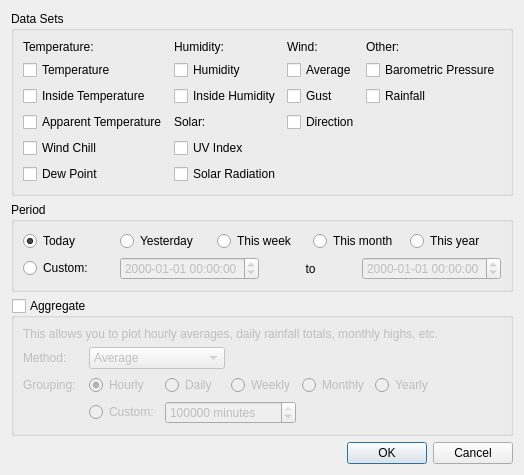
<?xml version="1.0" encoding="UTF-8"?>
<ui version="4.0">
 <class>ChartOptionsDialog</class>
 <widget class="QDialog" name="ChartOptionsDialog">
  <property name="geometry">
   <rect>
    <x>0</x>
    <y>0</y>
    <width>469</width>
    <height>419</height>
   </rect>
  </property>
  <property name="windowTitle">
   <string>New Chart...</string>
  </property>
  <property name="windowIcon">
   <iconset resource="../resources.qrc">
    <normaloff>:/icons/chart-edit</normaloff>:/icons/chart-edit</iconset>
  </property>
  <layout class="QGridLayout" name="gridLayout_4">
   <item row="0" column="0" colspan="2">
    <widget class="QGroupBox" name="groupBox_2">
     <property name="title">
      <string>Data Sets</string>
     </property>
     <layout class="QGridLayout" name="gridLayout_2">
      <item row="2" column="2">
       <widget class="QCheckBox" name="cbGustWindSpeed">
        <property name="text">
         <string>Gust</string>
        </property>
       </widget>
      </item>
      <item row="1" column="3">
       <widget class="QCheckBox" name="cbPressure">
        <property name="enabled">
         <bool>true</bool>
        </property>
        <property name="text">
         <string>Barometric Pressure</string>
        </property>
        <property name="checked">
         <bool>false</bool>
        </property>
       </widget>
      </item>
      <item row="0" column="1">
       <widget class="QLabel" name="label_3">
        <property name="text">
         <string>Humidity:</string>
        </property>
       </widget>
      </item>
      <item row="1" column="0">
       <widget class="QCheckBox" name="cbTemperature">
        <property name="text">
         <string>Temperature</string>
        </property>
        <property name="checked">
         <bool>false</bool>
        </property>
       </widget>
      </item>
      <item row="1" column="2">
       <widget class="QCheckBox" name="cbAverageWindSpeed">
        <property name="text">
         <string>Average</string>
        </property>
       </widget>
      </item>
      <item row="0" column="2">
       <widget class="QLabel" name="label_5">
        <property name="text">
         <string>Wind:</string>
        </property>
       </widget>
      </item>
      <item row="3" column="2">
       <widget class="QCheckBox" name="cbWindDirection">
        <property name="text">
         <string>Direction</string>
        </property>
       </widget>
      </item>
      <item row="5" column="0">
       <widget class="QCheckBox" name="cbDewPoint">
        <property name="text">
         <string>Dew Point</string>
        </property>
       </widget>
      </item>
      <item row="0" column="3">
       <widget class="QLabel" name="label_4">
        <property name="text">
         <string>Other:</string>
        </property>
       </widget>
      </item>
      <item row="2" column="0">
       <widget class="QCheckBox" name="cbIndoorTemperature">
        <property name="text">
         <string>Inside Temperature</string>
        </property>
       </widget>
      </item>
      <item row="1" column="1">
       <widget class="QCheckBox" name="cbHumidity">
        <property name="enabled">
         <bool>true</bool>
        </property>
        <property name="text">
         <string>Humidity</string>
        </property>
        <property name="checked">
         <bool>false</bool>
        </property>
       </widget>
      </item>
      <item row="4" column="0">
       <widget class="QCheckBox" name="cbWindChill">
        <property name="text">
         <string>Wind Chill</string>
        </property>
       </widget>
      </item>
      <item row="2" column="1">
       <widget class="QCheckBox" name="cbIndoorHumidity">
        <property name="enabled">
         <bool>true</bool>
        </property>
        <property name="text">
         <string>Inside Humidity</string>
        </property>
       </widget>
      </item>
      <item row="3" column="0">
       <widget class="QCheckBox" name="cbApparentTemperature">
        <property name="text">
         <string>Apparent Temperature</string>
        </property>
       </widget>
      </item>
      <item row="0" column="0">
       <widget class="QLabel" name="label_2">
        <property name="text">
         <string>Temperature:</string>
        </property>
       </widget>
      </item>
      <item row="2" column="3">
       <widget class="QCheckBox" name="cbRainfall">
        <property name="enabled">
         <bool>true</bool>
        </property>
        <property name="text">
         <string>Rainfall</string>
        </property>
        <property name="checked">
         <bool>false</bool>
        </property>
       </widget>
      </item>
      <item row="3" column="1">
       <widget class="QLabel" name="lblSolar">
        <property name="text">
         <string>Solar:</string>
        </property>
       </widget>
      </item>
      <item row="4" column="1">
       <widget class="QCheckBox" name="cbUVIndex">
        <property name="text">
         <string>UV Index</string>
        </property>
       </widget>
      </item>
      <item row="5" column="1">
       <widget class="QCheckBox" name="cbSolarRadiation">
        <property name="text">
         <string>Solar Radiation</string>
        </property>
       </widget>
      </item>
     </layout>
    </widget>
   </item>
   <item row="1" column="0" colspan="2">
    <widget class="QGroupBox" name="groupBox_3">
     <property name="title">
      <string>Period</string>
     </property>
     <layout class="QGridLayout" name="gridLayout_3">
      <item row="0" column="1">
       <widget class="QRadioButton" name="rbTYesterday">
        <property name="text">
         <string>Yesterday</string>
        </property>
       </widget>
      </item>
      <item row="0" column="2">
       <widget class="QRadioButton" name="rbTThisWeek">
        <property name="text">
         <string>This week</string>
        </property>
       </widget>
      </item>
      <item row="0" column="3">
       <widget class="QRadioButton" name="rbTThisMonth">
        <property name="text">
         <string>This month</string>
        </property>
       </widget>
      </item>
      <item row="0" column="0">
       <widget class="QRadioButton" name="rbTToday">
        <property name="text">
         <string>Today</string>
        </property>
        <property name="checked">
         <bool>true</bool>
        </property>
       </widget>
      </item>
      <item row="0" column="4">
       <widget class="QRadioButton" name="rbTThisYear">
        <property name="text">
         <string>This year</string>
        </property>
       </widget>
      </item>
      <item row="1" column="0" colspan="5">
       <layout class="QHBoxLayout" name="horizontalLayout">
        <item>
         <widget class="QRadioButton" name="rbTCustom">
          <property name="text">
           <string>Custom:</string>
          </property>
         </widget>
        </item>
        <item>
         <widget class="QDateTimeEdit" name="startTime">
          <property name="enabled">
           <bool>false</bool>
          </property>
          <property name="keyboardTracking">
           <bool>false</bool>
          </property>
          <property name="displayFormat">
           <string>yyyy-MM-dd hh:mm:ss</string>
          </property>
         </widget>
        </item>
        <item>
         <widget class="QLabel" name="label">
          <property name="sizePolicy">
           <sizepolicy hsizetype="Minimum" vsizetype="Preferred">
            <horstretch>0</horstretch>
            <verstretch>0</verstretch>
           </sizepolicy>
          </property>
          <property name="text">
           <string>to</string>
          </property>
          <property name="alignment">
           <set>Qt::AlignCenter</set>
          </property>
         </widget>
        </item>
        <item>
         <widget class="QDateTimeEdit" name="endTime">
          <property name="enabled">
           <bool>false</bool>
          </property>
          <property name="displayFormat">
           <string>yyyy-MM-dd hh:mm:ss</string>
          </property>
          <property name="calendarPopup">
           <bool>false</bool>
          </property>
         </widget>
        </item>
       </layout>
      </item>
     </layout>
    </widget>
   </item>
   <item row="2" column="0" colspan="2">
    <widget class="QGroupBox" name="gbAggregate">
     <property name="title">
      <string>Aggregate</string>
     </property>
     <property name="checkable">
      <bool>true</bool>
     </property>
     <property name="checked">
      <bool>false</bool>
     </property>
     <layout class="QGridLayout" name="gridLayout">
      <item row="0" column="0" colspan="7">
       <widget class="QLabel" name="label_9">
        <property name="text">
         <string>This allows you to plot hourly averages, daily rainfall totals, monthly highs, etc.</string>
        </property>
        <property name="wordWrap">
         <bool>true</bool>
        </property>
       </widget>
      </item>
      <item row="2" column="1">
       <widget class="QRadioButton" name="rbHourly">
        <property name="toolTip">
         <string>60 minutes</string>
        </property>
        <property name="text">
         <string>Hourly</string>
        </property>
        <property name="checked">
         <bool>true</bool>
        </property>
       </widget>
      </item>
      <item row="1" column="0">
       <widget class="QLabel" name="label_7">
        <property name="text">
         <string>Method:</string>
        </property>
       </widget>
      </item>
      <item row="2" column="4">
       <widget class="QRadioButton" name="rbMonthly">
        <property name="text">
         <string>Monthly</string>
        </property>
       </widget>
      </item>
      <item row="2" column="0">
       <widget class="QLabel" name="label_8">
        <property name="text">
         <string>Grouping:</string>
        </property>
       </widget>
      </item>
      <item row="3" column="1">
       <widget class="QRadioButton" name="rbCustom">
        <property name="text">
         <string>Custom:</string>
        </property>
       </widget>
      </item>
      <item row="2" column="2">
       <widget class="QRadioButton" name="rbDaily">
        <property name="toolTip">
         <string>1440 minutes</string>
        </property>
        <property name="text">
         <string>Daily</string>
        </property>
       </widget>
      </item>
      <item row="2" column="5">
       <widget class="QRadioButton" name="rbYearly">
        <property name="toolTip">
         <string/>
        </property>
        <property name="text">
         <string>Yearly</string>
        </property>
       </widget>
      </item>
      <item row="2" column="3">
       <widget class="QRadioButton" name="rbWeekly">
        <property name="toolTip">
         <string>10080 minutes</string>
        </property>
        <property name="text">
         <string>Weekly</string>
        </property>
       </widget>
      </item>
      <item row="3" column="2" colspan="2">
       <widget class="QSpinBox" name="sbCustomMinutes">
        <property name="suffix">
         <string> minutes</string>
        </property>
        <property name="minimum">
         <number>0</number>
        </property>
        <property name="maximum">
         <number>9999999</number>
        </property>
        <property name="value">
         <number>1051898</number>
        </property>
       </widget>
      </item>
      <item row="1" column="1" colspan="2">
       <widget class="QComboBox" name="cbMethod">
        <item>
         <property name="text">
          <string>Average</string>
         </property>
        </item>
        <item>
         <property name="text">
          <string>Minimum</string>
         </property>
        </item>
        <item>
         <property name="text">
          <string>Maximum</string>
         </property>
        </item>
        <item>
         <property name="text">
          <string>Sum</string>
         </property>
        </item>
        <item>
         <property name="text">
          <string>Running Total</string>
         </property>
        </item>
       </widget>
      </item>
     </layout>
    </widget>
   </item>
   <item row="3" column="0" colspan="2">
    <widget class="QDialogButtonBox" name="buttonBox">
     <property name="orientation">
      <enum>Qt::Horizontal</enum>
     </property>
     <property name="standardButtons">
      <set>QDialogButtonBox::Cancel|QDialogButtonBox::Ok</set>
     </property>
    </widget>
   </item>
  </layout>
 </widget>
 <tabstops>
  <tabstop>cbTemperature</tabstop>
  <tabstop>cbIndoorTemperature</tabstop>
  <tabstop>cbApparentTemperature</tabstop>
  <tabstop>cbWindChill</tabstop>
  <tabstop>cbDewPoint</tabstop>
  <tabstop>cbHumidity</tabstop>
  <tabstop>cbIndoorHumidity</tabstop>
  <tabstop>cbUVIndex</tabstop>
  <tabstop>cbSolarRadiation</tabstop>
  <tabstop>cbAverageWindSpeed</tabstop>
  <tabstop>cbGustWindSpeed</tabstop>
  <tabstop>cbWindDirection</tabstop>
  <tabstop>cbPressure</tabstop>
  <tabstop>cbRainfall</tabstop>
  <tabstop>rbTToday</tabstop>
  <tabstop>rbTYesterday</tabstop>
  <tabstop>rbTThisWeek</tabstop>
  <tabstop>rbTThisMonth</tabstop>
  <tabstop>rbTThisYear</tabstop>
  <tabstop>rbTCustom</tabstop>
  <tabstop>startTime</tabstop>
  <tabstop>endTime</tabstop>
  <tabstop>gbAggregate</tabstop>
  <tabstop>cbMethod</tabstop>
  <tabstop>rbHourly</tabstop>
  <tabstop>rbDaily</tabstop>
  <tabstop>rbWeekly</tabstop>
  <tabstop>rbMonthly</tabstop>
  <tabstop>rbYearly</tabstop>
  <tabstop>rbCustom</tabstop>
  <tabstop>sbCustomMinutes</tabstop>
 </tabstops>
 <resources>
  <include location="../resources.qrc"/>
 </resources>
 <connections>
  <connection>
   <sender>buttonBox</sender>
   <signal>rejected()</signal>
   <receiver>ChartOptionsDialog</receiver>
   <slot>reject()</slot>
   <hints>
    <hint type="sourcelabel">
     <x>316</x>
     <y>260</y>
    </hint>
    <hint type="destinationlabel">
     <x>286</x>
     <y>274</y>
    </hint>
   </hints>
  </connection>
 </connections>
</ui>
